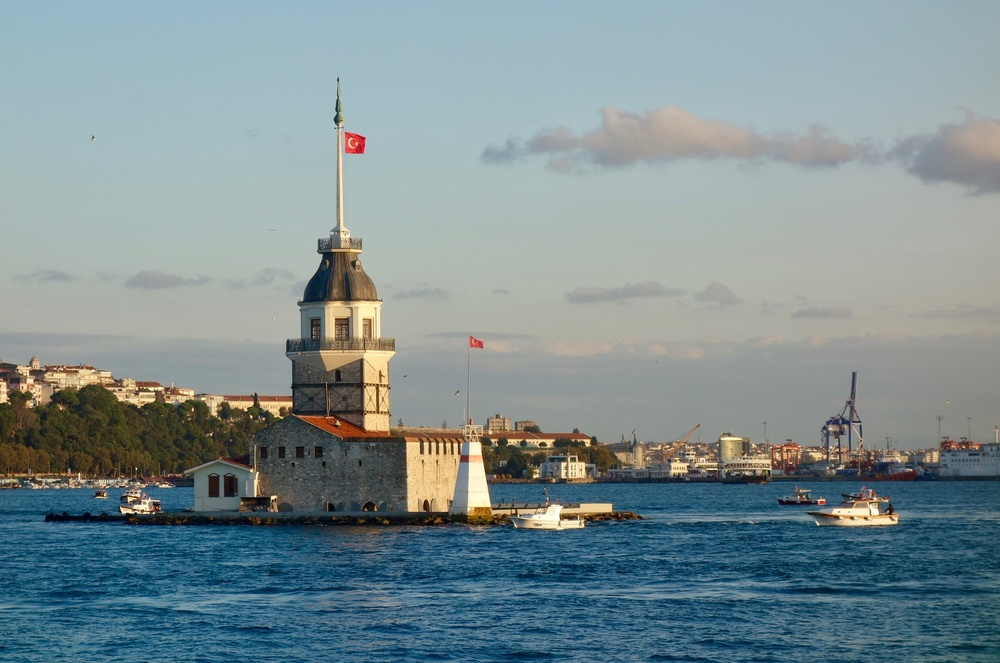
#> input picture episodes/kiz-kulesi-efsanesi/img/kiz_kulesi_sonse_kaynak.jpg, 1000 x 663 px, shrunk from 2047 x 1358 before the run
$ python arkaplan.py
#> lines starting #> are read from the running program, lines starting #| are printed output that depends on the picture
"""Diyalog arka planı (final tur 3): Kız Kulesi'nin kendisi, denizin ortasında (STIL §6: olayın gerçek yeri,
C2VH/C3dO gibi; Türk izleyici 1. saniyede tanısın, "denizin ortasına yılan gelemez" görsel olarak desteklensin).

    python episodes/kiz-kulesi-efsanesi/arkaplan.py

Kaynak: img/kiz_kulesi_sonse_kaynak.jpg = "Kız Kulesi, Maiden's Tower (52396926549).jpg", Sonse, 3 Ekim 2021,
CC BY 2.0 (Flickr 2048 px sürümü, değiştirilmemiş).
1. Kare kırpım: kenar = görsel yüksekliğinin %88'i, üstten; kule ekseni (kaynak x %34) karede x %43'te: sol karakterin
   başı (%13-35) ile sağ karakterin saçı (%50+) arasında kalır, iki tarafta da kule görünür. Bayrak yazının üstünde,
   külah yazının hemen altında, adacık ve deniz şeridi altta.
2. Ton: kanal diyalog karelerinin ölçüsüne (STIL §6: parlaklık medyanı 121, doygunluk 0,2) gama ile hafif
   karartma + hafif doygunluk azaltma. Karartma/gri ton yok; gün ışığı renkleri korunur.
Çıktı: img/arka_kiz_kulesi_sonse.jpg (renderer kendi 2,5 px yumuşatmasını uygular).
"""
from pathlib import Path

import numpy as np
from PIL import Image, ImageEnhance

EP = Path(__file__).resolve().parent
SRC = EP / "img" / "kiz_kulesi_sonse_kaynak.jpg"
OUT = EP / "img" / "arka_kiz_kulesi_sonse.jpg"
KENAR = 0.88        # kare kenarı / görsel yüksekliği
KULE_X = 0.340      # kule ekseni, kaynak genişliğine oranla
KULE_KARE_X = 0.43  # kule ekseninin karedeki yeri
GAMA = 1.35         # >1 orta tonları koyulaştırır (kaynak 146 -> ~124; kanal medyanı 121)
DOYGUNLUK = 0.88


def main() -> None:
    im = Image.open(SRC).convert("RGB")
#> im is the input picture: PIL image 1000x663 RGB; mean R, G, B 125.6, 143, 146.2
    W, H = im.size
#> W = 1000; H = 663
    s = round(KENAR * H)
#> s = 583
    x0 = round(KULE_X * W - KULE_KARE_X * s)
#> x0 = 89
    x0 = max(0, min(W - s, x0))
    sq = im.crop((x0, 0, x0 + s, s))
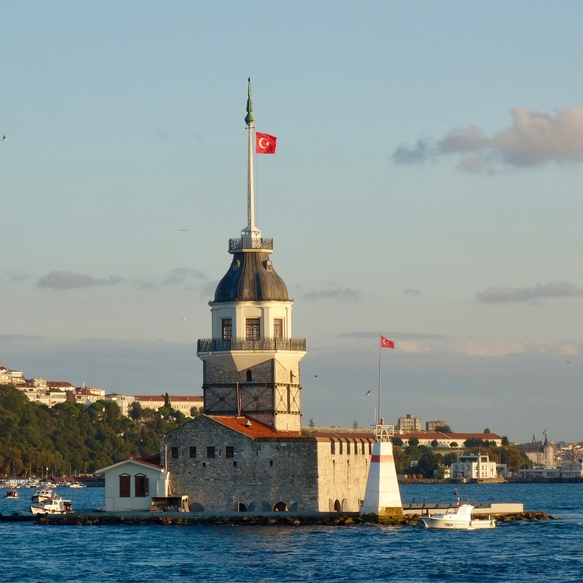
#> sq: PIL image 583x583 RGB; mean R, G, B 136.4, 150.1, 149.7
    a = np.asarray(sq).astype(np.float64) / 255.0
    a = a ** GAMA
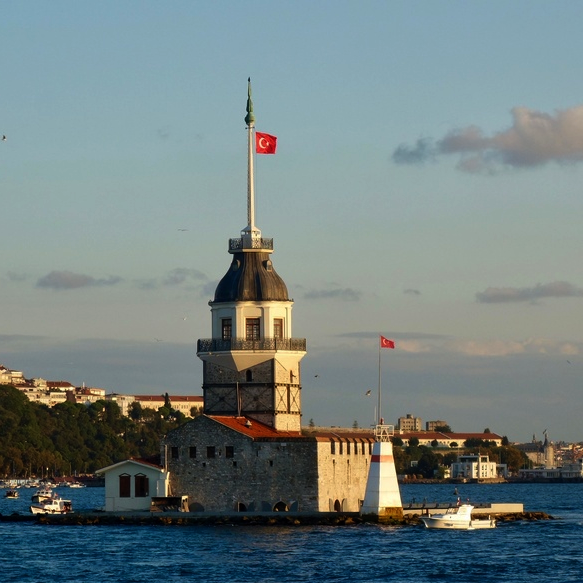
#> a: shape (583, 583, 3) float64; mean R, G, B 0.449, 0.504, 0.504
    sq = Image.fromarray(np.clip(a * 255 + 0.5, 0, 255).astype(np.uint8))
    sq = ImageEnhance.Color(sq).enhance(DOYGUNLUK)
    sq.save(OUT, quality=93)
    print("->", OUT.relative_to(EP.parent.parent), sq.size, "kırpım", (x0, 0, x0 + s, s))
#| -> episodes/kiz-kulesi-efsanesi/img/arka_kiz_kulesi_sonse.jpg (583, 583) kırpım (89, 0, 672, 583)


if __name__ == "__main__":
    main()

$ run again, with episodes/kiz-kulesi-efsanesi/img/arka_kule_odasi_kizilkule.jpg copied over episodes/kiz-kulesi-efsanesi/img/kiz_kulesi_sonse_kaynak.jpg
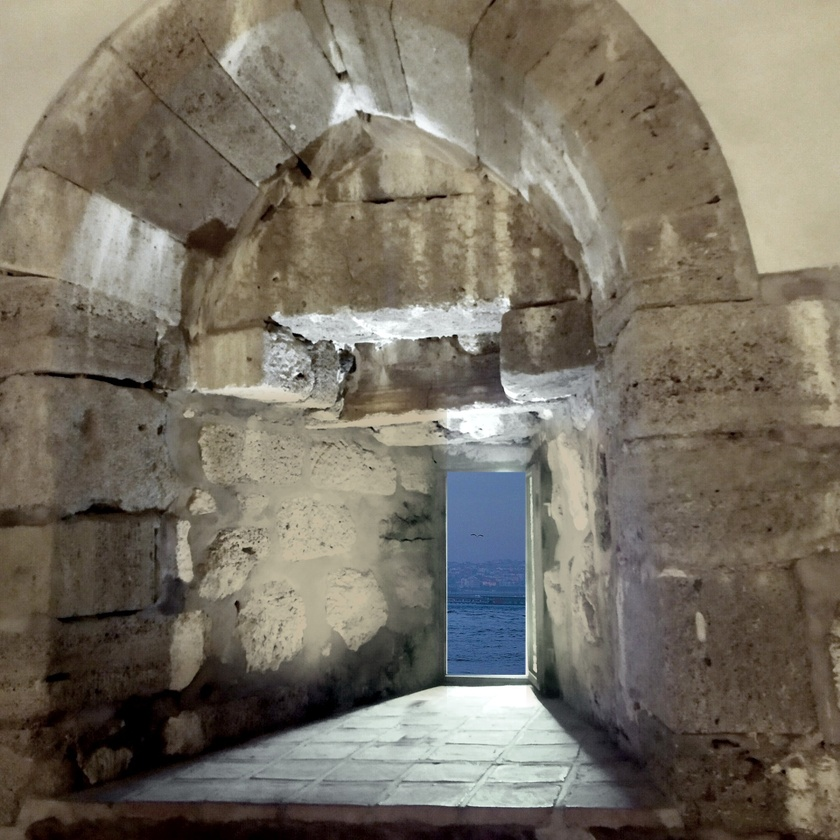
#> input picture episodes/kiz-kulesi-efsanesi/img/arka_kule_odasi_kizilkule.jpg, 840 x 840 px, shrunk from 1620 x 1620 before the run
#> in main, im is the input picture: PIL image 840x840 RGB; mean R, G, B 120, 113, 99.7
#> in main, `sq = im.crop((x0, 0, x0 + s, s))`:
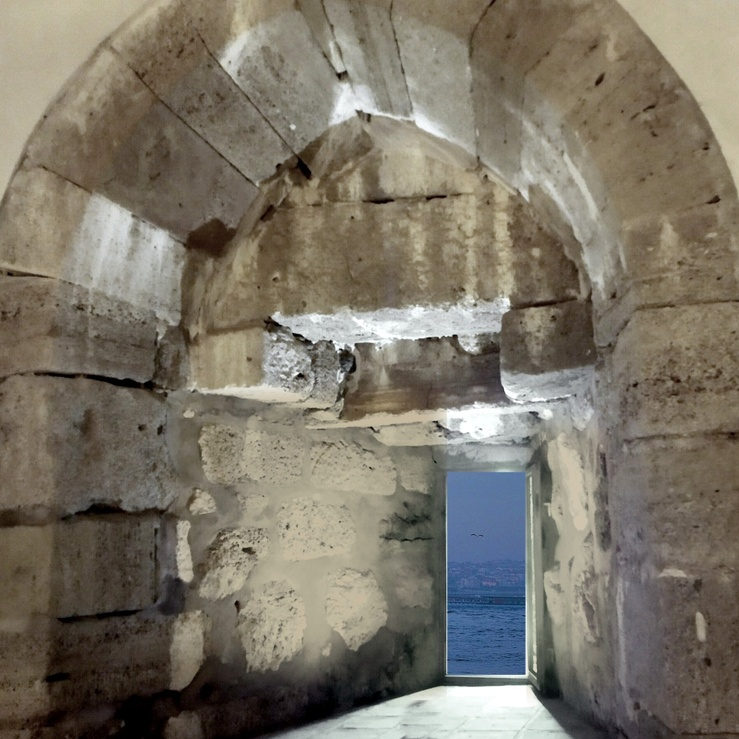
#> sq: PIL image 739x739 RGB; mean R, G, B 122.7, 116.1, 102.7
#> in main, `a = a ** GAMA`:
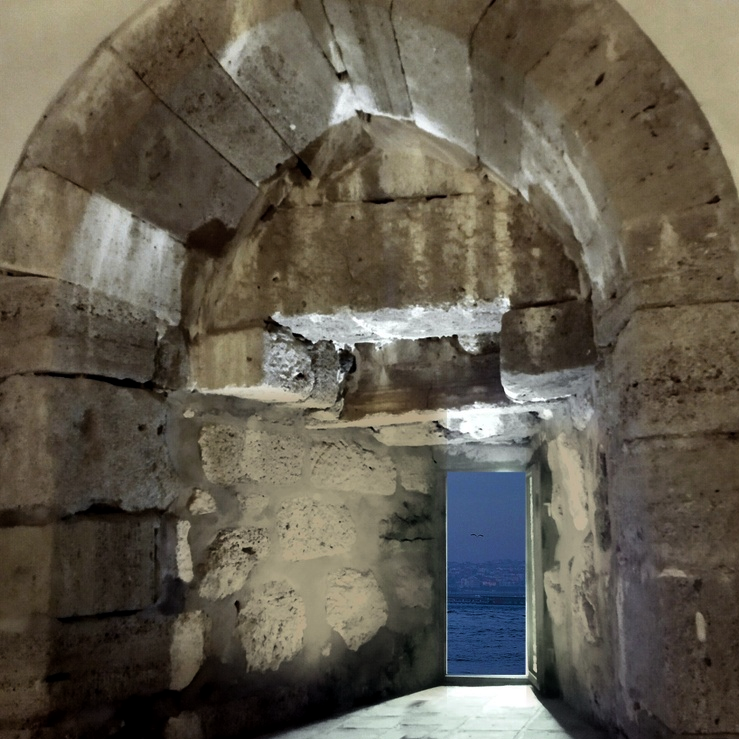
#> a: shape (739, 739, 3) float64; mean R, G, B 0.385, 0.359, 0.307
#| -> episodes/kiz-kulesi-efsanesi/img/arka_kiz_kulesi_sonse.jpg (739, 739) kırpım (0, 0, 739, 739)

$ run again, with episodes/kiz-kulesi-efsanesi/img/kanit_1_sebah_tarihi.jpg copied over episodes/kiz-kulesi-efsanesi/img/kiz_kulesi_sonse_kaynak.jpg
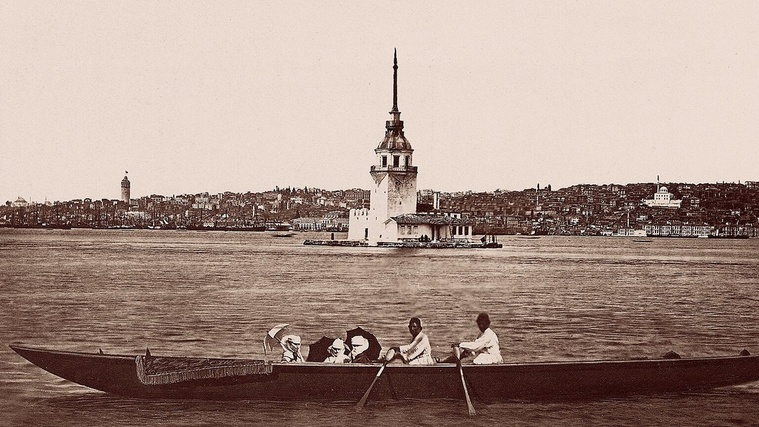
#> input picture episodes/kiz-kulesi-efsanesi/img/kanit_1_sebah_tarihi.jpg, 759 x 427 px, shrunk from 1080 x 608 before the run
#> in main, im is the input picture: PIL image 759x427 RGB; mean R, G, B 169.8, 147.6, 137.8
#> in main, `sq = im.crop((x0, 0, x0 + s, s))`:
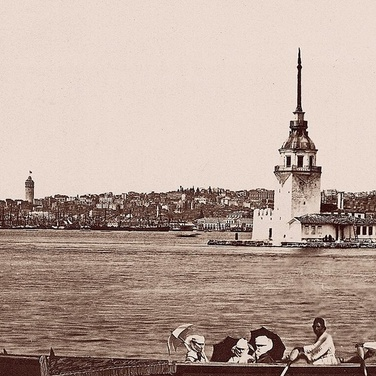
#> sq: PIL image 376x376 RGB; mean R, G, B 186.4, 165.8, 155.1
#> in main, `a = a ** GAMA`:
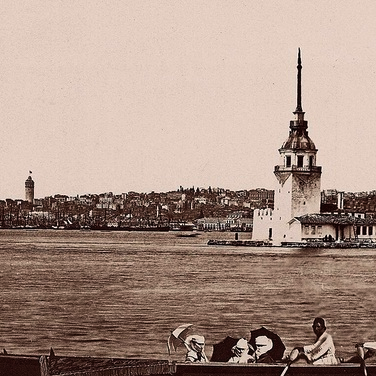
#> a: shape (376, 376, 3) float64; mean R, G, B 0.673, 0.581, 0.533
#| -> episodes/kiz-kulesi-efsanesi/img/arka_kiz_kulesi_sonse.jpg (376, 376) kırpım (96, 0, 472, 376)
